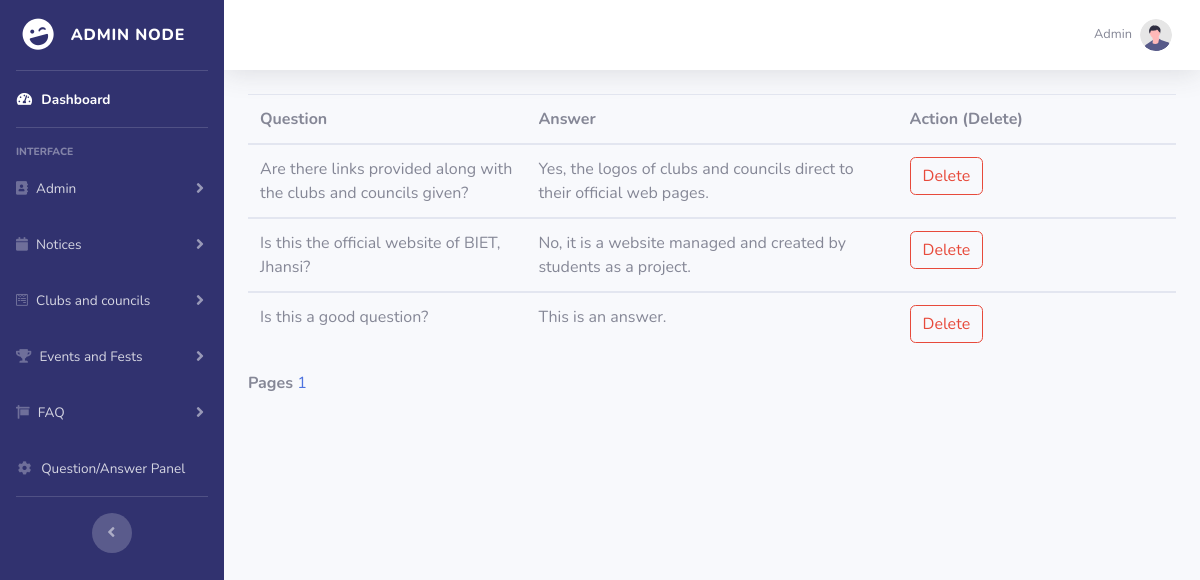
/view_faq.php (signed in), run on the app's committed database.
### tables this page shows
CREATE TABLE `faq` (
  `faq_id` int(11) NOT NULL,
  `question` varchar(255) NOT NULL,
  `answer` varchar(1200) NOT NULL
);

### view_faq.php (the view, shortened to what this page needs)
<!DOCTYPE html>
<html lang="en" dir="ltr">
<head>
    <link href="vendor/fontawesome-free/css/all.min.css" rel="stylesheet" type="text/css">
    <link href="css/sb-admin-2.min.css" rel="stylesheet">
</head>
<body id="page-top">
<div id="wrapper">
    <?php
        include 'include/sidebar.php'
    ?>
    <div id="content-wrapper" class="d-flex flex-column">
        <div id="content">
            <?php
                include 'include/topbar.php'
            ?>
<div class="container-fluid">
                           <?php
$con = mysqli_connect("localhost", "root", "");
mysqli_select_db($con, "campus_cauldron");
if (isset($_GET["page"])) { $page = $_GET["page"]; } else { $page=1; };
$start_from = ($page-1) * 20;
$sql = "select * from faq ORDER BY faq_id DESC LIMIT $start_from, 20";
$rs_result = mysqli_query ($con,$sql);
?>
                              <table class="table">
<thead>
                                        <tr>
											<th width="30%">Question</th>
                                            <th width="40%">Answer</th>
											<th  width="30%">Action (Delete)</th>
                                        </tr>
                                    </thead>
<?php
while ($row = mysqli_fetch_assoc($rs_result)) {
?>
<tbody>
                                        <tr>
                                            <td> <?php echo $row["question"]; ?> </td>
											<td><?php echo $row["answer"]; ?></td>
                      <td><a class="btn btn-outline-danger" href='faqdelete.php?key1=<?php echo $row["faq_id"]; ?>'>Delete</a>
                      </td>
                                        </tr>
										</tbody>
<?php
};
?>
</table>
<strong>Pages  </strong>
<?php
$sql = "SELECT COUNT(question) FROM faq";
$rs_result = mysqli_query($con,$sql);
$row = mysqli_fetch_row($rs_result);
$total_records = $row[0];
$total_pages = ceil($total_records / 20);
for ($i=1; $i<=$total_pages; $i++) {
echo "<a href='viewuser.php?page=".$i."' class='navigation_item selected_navigation_item'>".$i."</a> ";
};
?>
</div>
</body>
</html>

### data on the page
faq: question "Are there links provided along with the clubs and councils given?", answer "Yes, the logos of clubs and councils direct to their official web pages."
faq: question "Is this the official website of BIET, Jhansi?", answer "No, it is a website managed and created by students as a project."
faq: question "Is this a good question?", answer "This is an answer."

### other printed values
$_SESSION['username'] "Admin"
